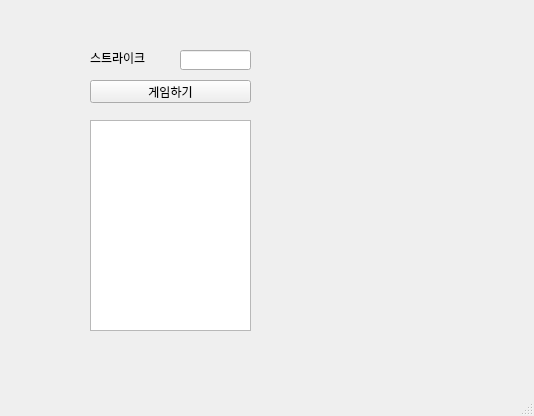
<?xml version="1.0" encoding="UTF-8"?>
<ui version="4.0">
 <class>MainWindow</class>
 <widget class="QMainWindow" name="MainWindow">
  <property name="geometry">
   <rect>
    <x>0</x>
    <y>0</y>
    <width>534</width>
    <height>416</height>
   </rect>
  </property>
  <property name="windowTitle">
   <string>MainWindow</string>
  </property>
  <widget class="QWidget" name="centralwidget">
   <widget class="QLabel" name="lbl">
    <property name="geometry">
     <rect>
      <x>90</x>
      <y>50</y>
      <width>61</width>
      <height>16</height>
     </rect>
    </property>
    <property name="text">
     <string>스트라이크 </string>
    </property>
   </widget>
   <widget class="QLineEdit" name="le">
    <property name="geometry">
     <rect>
      <x>180</x>
      <y>50</y>
      <width>71</width>
      <height>20</height>
     </rect>
    </property>
   </widget>
   <widget class="QPushButton" name="pb">
    <property name="geometry">
     <rect>
      <x>90</x>
      <y>80</y>
      <width>161</width>
      <height>23</height>
     </rect>
    </property>
    <property name="text">
     <string>게임하기</string>
    </property>
   </widget>
   <widget class="QTextEdit" name="te">
    <property name="geometry">
     <rect>
      <x>90</x>
      <y>120</y>
      <width>161</width>
      <height>211</height>
     </rect>
    </property>
   </widget>
  </widget>
  <widget class="QMenuBar" name="menubar">
   <property name="geometry">
    <rect>
     <x>0</x>
     <y>0</y>
     <width>534</width>
     <height>21</height>
    </rect>
   </property>
  </widget>
  <widget class="QStatusBar" name="statusbar"/>
 </widget>
 <resources/>
 <connections/>
</ui>
